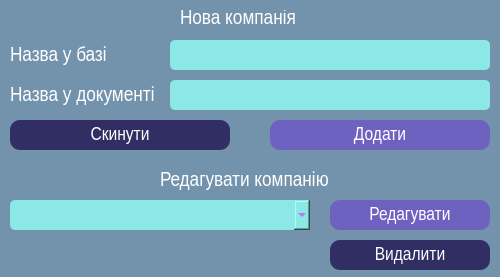
<?xml version="1.0" encoding="UTF-8"?>
<ui version="4.0">
 <class>Customer_window</class>
 <widget class="QWidget" name="Customer_window">
  <property name="geometry">
   <rect>
    <x>0</x>
    <y>0</y>
    <width>500</width>
    <height>277</height>
   </rect>
  </property>
  <property name="windowTitle">
   <string>Form</string>
  </property>
  <property name="styleSheet">
   <string notr="true">background-color: #7393ad;</string>
  </property>
  <widget class="QLabel" name="DB_custome_name_label">
   <property name="geometry">
    <rect>
     <x>10</x>
     <y>45</y>
     <width>110</width>
     <height>21</height>
    </rect>
   </property>
   <property name="font">
    <font>
     <family>Arial Narrow</family>
     <pointsize>16</pointsize>
    </font>
   </property>
   <property name="styleSheet">
    <string notr="true">background-color: qlineargradient(spread:pad, x1:0, y1:0, x2:1, y2:0, stop:0 rgba(0, 0, 0, 0), stop:1 rgba(255, 255, 255, 0));
color:rgb(255, 255, 255);</string>
   </property>
   <property name="text">
    <string>Назва у базі</string>
   </property>
  </widget>
  <widget class="QLabel" name="Document_custome_name_label">
   <property name="geometry">
    <rect>
     <x>10</x>
     <y>85</y>
     <width>160</width>
     <height>21</height>
    </rect>
   </property>
   <property name="font">
    <font>
     <family>Arial Narrow</family>
     <pointsize>16</pointsize>
    </font>
   </property>
   <property name="styleSheet">
    <string notr="true">background-color: qlineargradient(spread:pad, x1:0, y1:0, x2:1, y2:0, stop:0 rgba(0, 0, 0, 0), stop:1 rgba(255, 255, 255, 0));
color:rgb(255, 255, 255);</string>
   </property>
   <property name="text">
    <string>Назва у документі</string>
   </property>
  </widget>
  <widget class="QLineEdit" name="DB_custome_name_value">
   <property name="geometry">
    <rect>
     <x>170</x>
     <y>40</y>
     <width>320</width>
     <height>30</height>
    </rect>
   </property>
   <property name="styleSheet">
    <string notr="true">QLineEdit{

	background-color:#8BE8E5;
	color: rgb(202, 8, 255);
	border: 1px  rgb(237, 255, 152);
border-radius: 5px;
}
QLineEdit:hover {
	border: 3px solid rgb(2, 35, 255);
}
QLineEdit:focus {
	border: 3px solid rgb(0, 255, 162);
}</string>
   </property>
  </widget>
  <widget class="QLineEdit" name="Document_custome_name_value">
   <property name="geometry">
    <rect>
     <x>170</x>
     <y>80</y>
     <width>320</width>
     <height>30</height>
    </rect>
   </property>
   <property name="styleSheet">
    <string notr="true">QLineEdit{

	background-color:#8BE8E5;
	color: rgb(202, 8, 255);
	border: 1px  rgb(237, 255, 152);
border-radius: 5px;
}
QLineEdit:hover {
	border: 3px solid rgb(2, 35, 255);
}
QLineEdit:focus {
	border: 3px solid rgb(0, 255, 162);
}</string>
   </property>
  </widget>
  <widget class="QLabel" name="new_customer_label">
   <property name="geometry">
    <rect>
     <x>180</x>
     <y>10</y>
     <width>131</width>
     <height>16</height>
    </rect>
   </property>
   <property name="font">
    <font>
     <family>Arial Narrow</family>
     <pointsize>16</pointsize>
    </font>
   </property>
   <property name="styleSheet">
    <string notr="true">background-color: qlineargradient(spread:pad, x1:0, y1:0, x2:1, y2:0, stop:0 rgba(0, 0, 0, 0), stop:1 rgba(255, 255, 255, 0));
color:rgb(255, 255, 255);</string>
   </property>
   <property name="text">
    <string>Нова компанія</string>
   </property>
  </widget>
  <widget class="QLabel" name="update_customer_label">
   <property name="geometry">
    <rect>
     <x>160</x>
     <y>170</y>
     <width>191</width>
     <height>20</height>
    </rect>
   </property>
   <property name="font">
    <font>
     <family>Arial Narrow</family>
     <pointsize>16</pointsize>
    </font>
   </property>
   <property name="styleSheet">
    <string notr="true">background-color: qlineargradient(spread:pad, x1:0, y1:0, x2:1, y2:0, stop:0 rgba(0, 0, 0, 0), stop:1 rgba(255, 255, 255, 0));
color:rgb(255, 255, 255);</string>
   </property>
   <property name="text">
    <string>Редагувати компанію</string>
   </property>
  </widget>
  <widget class="QComboBox" name="comboBox">
   <property name="geometry">
    <rect>
     <x>10</x>
     <y>200</y>
     <width>300</width>
     <height>30</height>
    </rect>
   </property>
   <property name="styleSheet">
    <string notr="true">QComboBox{
	background-color:#8BE8E5;
	color: rgb(199, 55, 255);
	border: 1px  rgb(237, 255, 152);
border-radius: 5px;
}
QComboBox:hover {
	border: 3px solid rgb(2, 35, 255);
}
QComboBox:focus {

	border: 3px solid rgb(0, 255, 162);
}</string>
   </property>
  </widget>
  <widget class="QPushButton" name="new_Button">
   <property name="geometry">
    <rect>
     <x>270</x>
     <y>120</y>
     <width>220</width>
     <height>30</height>
    </rect>
   </property>
   <property name="font">
    <font>
     <family>Arial Narrow</family>
     <pointsize>14</pointsize>
    </font>
   </property>
   <property name="styleSheet">
    <string notr="true">QPushButton {
background-color: #6F61C0;
color:white;
border-radius: 10px;
}
QPushButton:hover {
    background-color:  rgb(48, 221, 255);
}</string>
   </property>
   <property name="text">
    <string>Додати</string>
   </property>
  </widget>
  <widget class="QPushButton" name="delete_Button">
   <property name="geometry">
    <rect>
     <x>330</x>
     <y>240</y>
     <width>160</width>
     <height>30</height>
    </rect>
   </property>
   <property name="font">
    <font>
     <family>Arial Narrow</family>
     <pointsize>14</pointsize>
    </font>
   </property>
   <property name="styleSheet">
    <string notr="true">QPushButton {
background: #312E63;
color: white;
border-radius: 10px;
}
QPushButton:hover {
    background-color:  rgb(48, 221, 255);
}</string>
   </property>
   <property name="text">
    <string>Видалити</string>
   </property>
  </widget>
  <widget class="QPushButton" name="update_Button">
   <property name="geometry">
    <rect>
     <x>330</x>
     <y>200</y>
     <width>160</width>
     <height>30</height>
    </rect>
   </property>
   <property name="font">
    <font>
     <family>Arial Narrow</family>
     <pointsize>14</pointsize>
    </font>
   </property>
   <property name="styleSheet">
    <string notr="true">QPushButton {
background-color: #6F61C0;
color:white;
border-radius: 10px;
}
QPushButton:hover {
    background-color:  rgb(48, 221, 255);
}</string>
   </property>
   <property name="text">
    <string>Редагувати</string>
   </property>
  </widget>
  <widget class="QPushButton" name="new_Button_2">
   <property name="geometry">
    <rect>
     <x>10</x>
     <y>120</y>
     <width>220</width>
     <height>30</height>
    </rect>
   </property>
   <property name="font">
    <font>
     <family>Arial Narrow</family>
     <pointsize>14</pointsize>
    </font>
   </property>
   <property name="styleSheet">
    <string notr="true">QPushButton {
background: #312E63;
color: white;
border-radius: 10px;
}
QPushButton:hover {
    background-color:  rgb(48, 221, 255);
}</string>
   </property>
   <property name="text">
    <string>Скинути</string>
   </property>
  </widget>
 </widget>
 <resources/>
 <connections/>
</ui>
